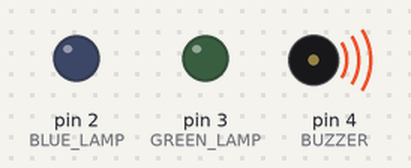
This sketch was run on a simulated Arduino Uno, built with avr-gcc and run on an emulated ATmega328P. Shown: output pins drawn as LEDs (lit = HIGH), buzzer (waves = sounding, pin HIGH). What the sketch prints to the serial monitor is not drawn.

Above: at 0.01 s.
At 0.4 s:
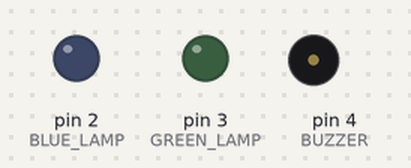
Timing chart, 0 to 1.9 s (numbered marks = the images above):
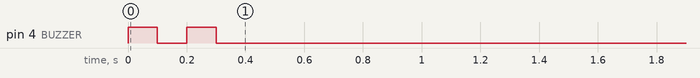

The sketch:

lamps.ino
```cpp
#include <SPI.h>

const int SPI_CS_PIN = 10;
const int CAN_INT_PIN = 2;

#include <mcp2515.h>
MCP2515 CAN(SPI_CS_PIN); // Set CS pin
struct can_frame canMsg;

#define BLUE_LAMP 2
#define GREEN_LAMP 3
#define YELLOW_LAMP 0
#define RED_LAMP 1
#define BUZZER 4

const uint8_t canId = 0x32;

const long int timeout_time = 3000;
long int latestCommandTime = 0;
bool isTimedOut = true;

const uint32_t canMask = 0b111111 << 5;

void setup() {
    Serial.begin(9600);
    // while(!Serial);

    pinMode(BLUE_LAMP, OUTPUT);
    pinMode(GREEN_LAMP, OUTPUT);
    pinMode(RED_LAMP, OUTPUT);
    pinMode(YELLOW_LAMP, OUTPUT);
    pinMode(BUZZER, OUTPUT);

    while (!(CAN.reset() == MCP2515::ERROR_OK
          && CAN.setBitrate(CAN_1000KBPS, MCP_16MHZ) == MCP2515::ERROR_OK
          && CAN.setNormalMode() == MCP2515::ERROR_OK
        )) {

        digitalWrite(RED_LAMP, HIGH);
        digitalWrite(BUZZER, HIGH);
        delay(200);
        digitalWrite(BUZZER, HIGH);
        delay(1000);
        Serial.println("CAN ERROR");
    }

    Serial.println("CAN OK");

    digitalWrite(RED_LAMP, LOW);
    digitalWrite(GREEN_LAMP, LOW);
    digitalWrite(YELLOW_LAMP, LOW);
    digitalWrite(BLUE_LAMP, LOW);

    digitalWrite(BUZZER, HIGH);
    delay(100);
    digitalWrite(BUZZER, LOW);
    delay(100);
    digitalWrite(BUZZER, HIGH);
    delay(100);
    digitalWrite(BUZZER, LOW);
}


void loop() {
    uint8_t result = CAN.readMessage(&canMsg);
    if (result == MCP2515::ERROR_OK) {
      // Serial.println("Heard msg");
      if ((canMsg.can_id >> 5) == canId) {
          if ((canMsg.can_id & 0b11111) == 0x0) {
              isTimedOut = false;
              latestCommandTime = millis();
              Serial.println("Got msg");
              digitalWrite(BUZZER, canMsg.data[4]);
              digitalWrite(RED_LAMP, canMsg.data[3]);
              digitalWrite(YELLOW_LAMP, canMsg.data[2]);
              digitalWrite(GREEN_LAMP, canMsg.data[1]);
              digitalWrite(BLUE_LAMP, canMsg.data[0]);
              Serial.print(canMsg.data[4]);
              Serial.print(canMsg.data[3]);
              Serial.print(canMsg.data[2]);
              Serial.print(canMsg.data[1]);
              Serial.print(canMsg.data[0]);
              Serial.println();
          }
      }
    }
    if (latestCommandTime + timeout_time < millis()) {
      if (!isTimedOut) {
        Serial.println("Timeout");
        digitalWrite(RED_LAMP, 0);
        digitalWrite(YELLOW_LAMP, 0);
        digitalWrite(GREEN_LAMP, 0);
        digitalWrite(BLUE_LAMP, 0);
        digitalWrite(BUZZER, 1);
        delay(500);
        digitalWrite(BUZZER, 0);
      }
      isTimedOut = true;
    }
}
```
